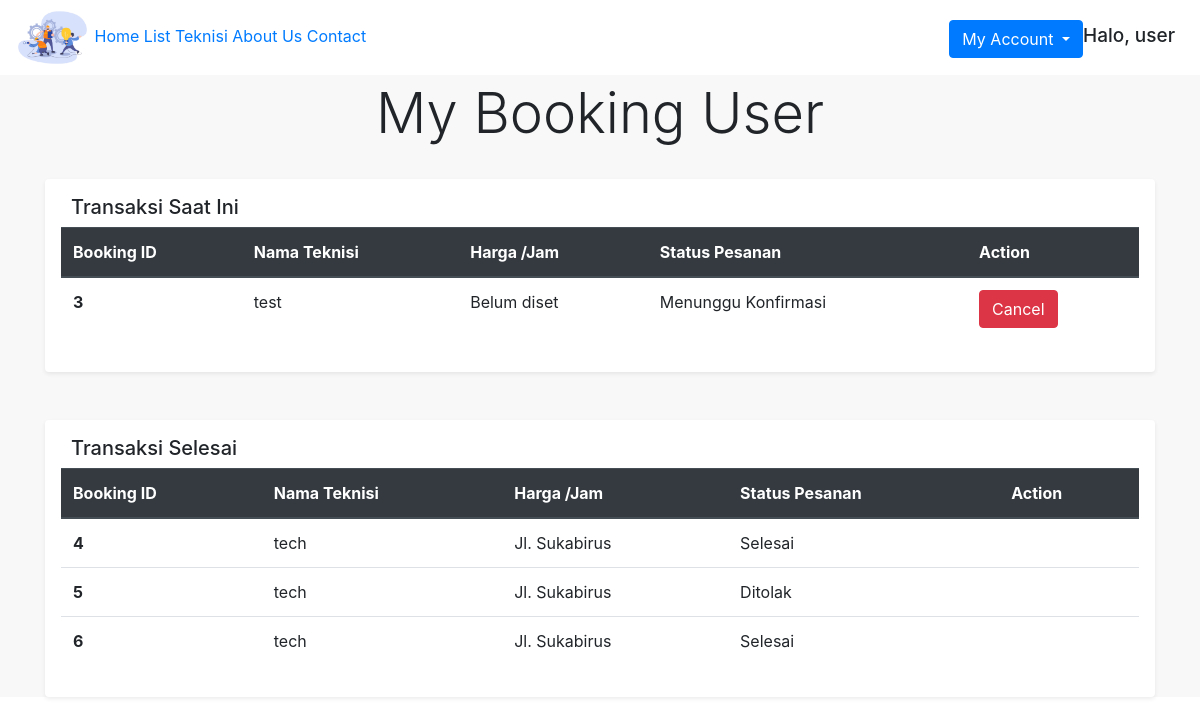
/my_booking_user.php (signed in), run on the app's committed database.
### tables this page shows
CREATE TABLE `pesan` (
  `id` int(10) NOT NULL,
  `description` text DEFAULT NULL,
  `id_user` int(10) NOT NULL,
  `id_technician` int(10) NOT NULL,
  `status` varchar(30) NOT NULL DEFAULT 'Menunggu Konfirmasi',
  `review` varchar(255) DEFAULT NULL,
  `rating` int(2) DEFAULT NULL
);

CREATE TABLE `technician` (
  `id` int(10) NOT NULL,
  `nama` varchar(50) NOT NULL,
  `email` varchar(50) NOT NULL,
  `password` varchar(100) NOT NULL,
  `no_hp` bigint(13) DEFAULT NULL,
  `alamat` varchar(300) DEFAULT NULL,
  `gambar` text DEFAULT NULL,
  `roles` varchar(10) NOT NULL DEFAULT 'Technician',
  `expertise` varchar(250) DEFAULT NULL
);

### my_booking_user.php (the view, shortened to what this page needs)
<?php
$idUser = $_SESSION['id'];
?>
<!DOCTYPE html>
<html>
<head>
  <link rel="stylesheet" href="https://cdn.jsdelivr.net/npm/bootstrap@4.5.3/dist/css/bootstrap.min.css">
  <link rel="stylesheet" type="text/css" href="style.css">
</head>
<body>
  <div class="top container-fluid fixed-top ">
    <img class="logo_navbar" src="gambar\logo.png">
    <a href="index.php">Home</a>
    <a href="list_teknisi.php">List Teknisi</a>
    <a href="aboutUs.php">About Us</a>
    <a href="contact.php">Contact</a>
    <div class="dropdown">
      <h5 class="halo">Halo, <?= $_SESSION['nama']; ?></h5>
      <a class="btn btn-primary dropdown-toggle" href="#" role="button" id="dropdownMenuLink" data-toggle="dropdown" aria-haspopup="true" aria-expanded="false">
        My Account
      </a>
    </div>
  </div>
  <div class="isi_body">
    <h1 style="text-align: center;" class="display-4">My Booking User</h1><br>
    <div class="container">
      <div class="shadow-sm p-3 mb-5 bg-white rounded">
        <div class="sm-12" style="background: white; padding-left:10px;">
          <h5>Transaksi Saat Ini</h5>
        </div>
        <table class="table">
          <thead class="thead-dark">
            <tr>
              <th scope="col">Booking ID</th>
              <th scope="col">Nama Teknisi</th>
              <th scope="col">Harga /Jam</th>
              <th scope="col">Status Pesanan</th>
              <th scope="col">Action</th>
            </tr>
          </thead>
          <tbody>
            <?php
            $conn = koneksi();
            $query = mysqli_query($conn, "SELECT * FROM pesan WHERE id_user='$idUser' AND status!='Selesai' AND status!='Ditolak'");
            if (mysqli_num_rows($query) == 0) {
            ?>
              <p>Tidak ada pesanan</p>
            <?php } else {
            ?>
              <?php foreach ($query as $d) {
                $id = $d['id_technician'];
                $q = mysqli_query($conn, "SELECT * FROM technician WHERE id='$id'");
                $data = mysqli_fetch_assoc($q);
              ?>
                <tr>
                  <th scope="row"><?= $d['id']; ?></th>
                  <td><?= $data['nama']; ?></td>
                  <td>Belum diset</td>
                  <td><?= $d['status']; ?></td>
                  <td>
                    <?php if ($d['status'] == 'Menunggu Konfirmasi') { ?>
                      <form action="" method="POST">
                        <input type="submit" name="Cancel" value="Cancel" class="btn btn-danger">
                      </form>
                    <?php } ?>
                  </td>
                </tr>
            <?php }
            } ?>
          </tbody>
        </table>
      </div>
      <div class="shadow-sm p-3 mb-5 bg-white rounded">
        <div class="sm-12" style="background: white; padding-left:10px;">
          <h5>Transaksi Selesai</h5>
        </div>
        <table class="table">
          <thead class="thead-dark">
            <tr>
              <th scope="col">Booking ID</th>
              <th scope="col">Nama Teknisi</th>
              <th scope="col">Harga /Jam</th>
              <th scope="col">Status Pesanan</th>
              <th scope="col">Action</th>
            </tr>
          </thead>
          <tbody>
            <?php
            $conn = koneksi();
            $query = mysqli_query($conn, "SELECT * FROM pesan WHERE id_user='$idUser' AND status='Selesai' OR status='Ditolak'");
            if (mysqli_num_rows($query) == 0) {
            ?>
              <p>Tidak ada pesanan</p>
            <?php } else {
            ?>
              <?php foreach ($query as $d) {
                $id = $d['id_technician'];
                $q = mysqli_query($conn, "SELECT * FROM technician WHERE id='$id'");
                $data = mysqli_fetch_assoc($q);
              ?>
                <tr>
                  <th scope="row"><?= $d['id']; ?></th>
                  <td><?= $data['nama']; ?></td>
                  <td><?= $data['alamat']; ?></td>
                  <td><?= $d['status']; ?></td>
                  <td>
                  </td>
                </tr>
            <?php }
            } ?>
          </tbody>
        </table>
      </div>
    </div>
  </div>
</body>
</html>

### style.css (style rules this page uses)
.top { background-color:white; }
.dropdown { float: right; margin-top: 20px; }
.halo { float: right; margin-top: 5px; padding-right: 10px; text-align: right; font-size: 19px; }
.logo_navbar { width: 75px; height: 75px; }
.isi_body { background-color:#F8F8F8; margin-top: 60px; padding-top: 20px; }

### data on the page
pesan: id "3", id_technician.nama "test", status "Menunggu Konfirmasi"
pesan: id "4", id_technician.nama "tech", id_technician.alamat "Jl. Sukabirus", status "Selesai"
pesan: id "5", id_technician.nama "tech", id_technician.alamat "Jl. Sukabirus", status "Ditolak"
pesan: id "6", id_technician.nama "tech", id_technician.alamat "Jl. Sukabirus", status "Selesai"

### other printed values
$_SESSION['nama'] "user"
